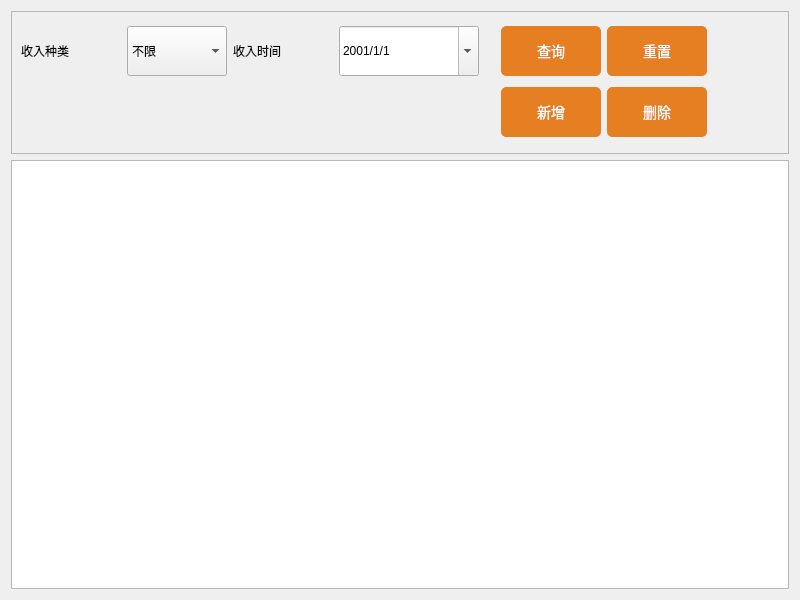
<?xml version="1.0" encoding="UTF-8"?>
<ui version="4.0">
 <class>income</class>
 <widget class="QWidget" name="income">
  <property name="geometry">
   <rect>
    <x>0</x>
    <y>0</y>
    <width>800</width>
    <height>600</height>
   </rect>
  </property>
  <property name="minimumSize">
   <size>
    <width>800</width>
    <height>600</height>
   </size>
  </property>
  <property name="windowTitle">
   <string>Form</string>
  </property>
  <property name="styleSheet">
   <string notr="true"/>
  </property>
  <layout class="QGridLayout" name="gridLayout_2">
   <item row="1" column="0" rowspan="3" colspan="2">
    <widget class="QTableView" name="tableView"/>
   </item>
   <item row="0" column="0" colspan="2">
    <widget class="QFrame" name="frame">
     <property name="styleSheet">
      <string notr="true">background-color: RGB(50, 50, 50);</string>
     </property>
     <property name="frameShape">
      <enum>QFrame::StyledPanel</enum>
     </property>
     <property name="frameShadow">
      <enum>QFrame::Raised</enum>
     </property>
     <layout class="QGridLayout" name="gridLayout">
      <item row="0" column="0">
       <layout class="QHBoxLayout" name="horizontalLayout">
        <item>
         <widget class="QLabel" name="label">
          <property name="minimumSize">
           <size>
            <width>100</width>
            <height>50</height>
           </size>
          </property>
          <property name="styleSheet">
           <string notr="true">font: 14pt &quot;Microsoft YaHei UI&quot;;</string>
          </property>
          <property name="text">
           <string>收入种类</string>
          </property>
         </widget>
        </item>
        <item>
         <widget class="QComboBox" name="cbx_type">
          <property name="minimumSize">
           <size>
            <width>100</width>
            <height>50</height>
           </size>
          </property>
          <property name="styleSheet">
           <string notr="true">font: 14pt &quot;Microsoft YaHei UI&quot;;
</string>
          </property>
          <item>
           <property name="text">
            <string>不限</string>
           </property>
          </item>
          <item>
           <property name="text">
            <string>工资</string>
           </property>
          </item>
          <item>
           <property name="text">
            <string>兼职</string>
           </property>
          </item>
          <item>
           <property name="text">
            <string>理财</string>
           </property>
          </item>
          <item>
           <property name="text">
            <string>礼金</string>
           </property>
          </item>
          <item>
           <property name="text">
            <string>其他</string>
           </property>
          </item>
         </widget>
        </item>
       </layout>
      </item>
      <item row="0" column="1">
       <layout class="QHBoxLayout" name="horizontalLayout_2">
        <item>
         <widget class="QLabel" name="label_2">
          <property name="minimumSize">
           <size>
            <width>100</width>
            <height>50</height>
           </size>
          </property>
          <property name="styleSheet">
           <string notr="true">font: 14pt &quot;Microsoft YaHei UI&quot;;</string>
          </property>
          <property name="text">
           <string>收入时间</string>
          </property>
         </widget>
        </item>
        <item>
         <widget class="QDateTimeEdit" name="dedit_time">
          <property name="minimumSize">
           <size>
            <width>140</width>
            <height>50</height>
           </size>
          </property>
          <property name="styleSheet">
           <string notr="true">font: 14pt &quot;Microsoft YaHei UI&quot;;
</string>
          </property>
          <property name="specialValueText">
           <string/>
          </property>
          <property name="dateTime">
           <datetime>
            <hour>0</hour>
            <minute>0</minute>
            <second>0</second>
            <year>2001</year>
            <month>1</month>
            <day>1</day>
           </datetime>
          </property>
          <property name="displayFormat">
           <string>yyyy/M/d </string>
          </property>
          <property name="calendarPopup">
           <bool>true</bool>
          </property>
          <property name="currentSectionIndex">
           <number>0</number>
          </property>
         </widget>
        </item>
       </layout>
      </item>
      <item row="0" column="2">
       <spacer name="horizontalSpacer_4">
        <property name="orientation">
         <enum>Qt::Horizontal</enum>
        </property>
        <property name="sizeHint" stdset="0">
         <size>
          <width>36</width>
          <height>20</height>
         </size>
        </property>
       </spacer>
      </item>
      <item row="0" column="3">
       <widget class="QPushButton" name="pbtn_search">
        <property name="minimumSize">
         <size>
          <width>100</width>
          <height>50</height>
         </size>
        </property>
        <property name="styleSheet">
         <string notr="true">QPushButton {
    background-color: #e67e22; /* 橘色背景 */
    color: white; /* 白色文字 */
    border: 1px solid #e67e22; /* 橘色边框 */
    border-radius: 5px; /* 圆角 */
    padding: 5px 10px; /* 内边距 */
    font-size: 14px; /* 文字大小 */
}

QPushButton:hover {
    background-color: #d35400; /* 鼠标悬停时的颜色 */
}

QPushButton:pressed {
    background-color: #a04000; /* 鼠标按下时的颜色 */
}
</string>
        </property>
        <property name="text">
         <string>查询</string>
        </property>
        <property name="iconSize">
         <size>
          <width>20</width>
          <height>20</height>
         </size>
        </property>
       </widget>
      </item>
      <item row="0" column="4">
       <spacer name="horizontalSpacer_5">
        <property name="orientation">
         <enum>Qt::Horizontal</enum>
        </property>
        <property name="sizeHint" stdset="0">
         <size>
          <width>25</width>
          <height>20</height>
         </size>
        </property>
       </spacer>
      </item>
      <item row="0" column="5">
       <widget class="QPushButton" name="pbtn_replace">
        <property name="minimumSize">
         <size>
          <width>100</width>
          <height>50</height>
         </size>
        </property>
        <property name="styleSheet">
         <string notr="true">QPushButton {
    background-color: #e67e22; /* 橘色背景 */
    color: white; /* 白色文字 */
    border: 1px solid #e67e22; /* 橘色边框 */
    border-radius: 5px; /* 圆角 */
    padding: 5px 10px; /* 内边距 */
    font-size: 14px; /* 文字大小 */
}

QPushButton:hover {
    background-color: #d35400; /* 鼠标悬停时的颜色 */
}

QPushButton:pressed {
    background-color: #a04000; /* 鼠标按下时的颜色 */
}
</string>
        </property>
        <property name="text">
         <string>重置</string>
        </property>
       </widget>
      </item>
      <item row="1" column="0" colspan="3">
       <spacer name="horizontalSpacer">
        <property name="orientation">
         <enum>Qt::Horizontal</enum>
        </property>
        <property name="sizeHint" stdset="0">
         <size>
          <width>508</width>
          <height>20</height>
         </size>
        </property>
       </spacer>
      </item>
      <item row="1" column="3">
       <widget class="QPushButton" name="pbtn_newAdd">
        <property name="minimumSize">
         <size>
          <width>100</width>
          <height>50</height>
         </size>
        </property>
        <property name="styleSheet">
         <string notr="true">QPushButton {
    background-color: #e67e22; /* 橘色背景 */
    color: white; /* 白色文字 */
    border: 1px solid #e67e22; /* 橘色边框 */
    border-radius: 5px; /* 圆角 */
    padding: 5px 10px; /* 内边距 */
    font-size: 14px; /* 文字大小 */
}

QPushButton:hover {
    background-color: #d35400; /* 鼠标悬停时的颜色 */
}

QPushButton:pressed {
    background-color: #a04000; /* 鼠标按下时的颜色 */
}
</string>
        </property>
        <property name="text">
         <string>新增</string>
        </property>
       </widget>
      </item>
      <item row="1" column="4">
       <spacer name="horizontalSpacer_2">
        <property name="orientation">
         <enum>Qt::Horizontal</enum>
        </property>
        <property name="sizeHint" stdset="0">
         <size>
          <width>25</width>
          <height>20</height>
         </size>
        </property>
       </spacer>
      </item>
      <item row="1" column="5">
       <widget class="QPushButton" name="pbtn_delete">
        <property name="minimumSize">
         <size>
          <width>100</width>
          <height>50</height>
         </size>
        </property>
        <property name="styleSheet">
         <string notr="true">QPushButton {
    background-color: #e67e22; /* 橘色背景 */
    color: white; /* 白色文字 */
    border: 1px solid #e67e22; /* 橘色边框 */
    border-radius: 5px; /* 圆角 */
    padding: 5px 10px; /* 内边距 */
    font-size: 14px; /* 文字大小 */
}

QPushButton:hover {
    background-color: #d35400; /* 鼠标悬停时的颜色 */
}

QPushButton:pressed {
    background-color: #a04000; /* 鼠标按下时的颜色 */
}
</string>
        </property>
        <property name="text">
         <string>删除</string>
        </property>
       </widget>
      </item>
      <item row="1" column="6">
       <spacer name="horizontalSpacer_3">
        <property name="orientation">
         <enum>Qt::Horizontal</enum>
        </property>
        <property name="sizeHint" stdset="0">
         <size>
          <width>105</width>
          <height>20</height>
         </size>
        </property>
       </spacer>
      </item>
     </layout>
    </widget>
   </item>
  </layout>
 </widget>
 <resources/>
 <connections/>
</ui>
